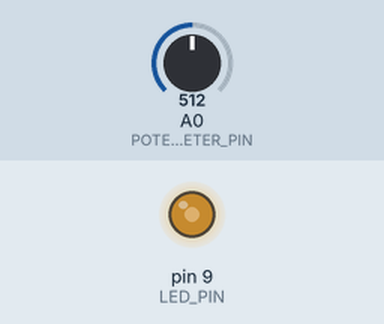
This sketch was run on a simulated Arduino Uno, built with avr-gcc and run on an emulated ATmega328P. On the bench: output pins drawn as LEDs (lit = HIGH). The inputs (shaded band) are chosen by the test bench; at power-on: A0 (POTENTIOMETER_PIN) = 512.

Above: at 1.2 s.
1.3 s: A0 (POTENTIOMETER_PIN) set to 716
At 2.3 s:
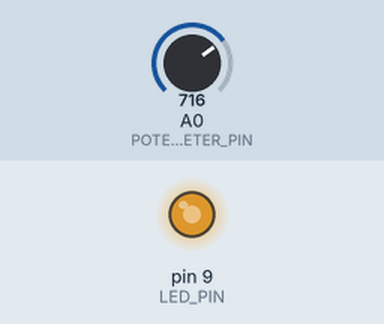
2.8 s: A0 (POTENTIOMETER_PIN) set to 900
At 3.4 s:
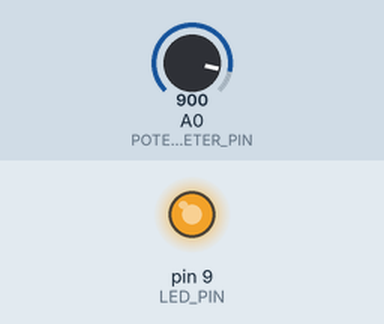
4.3 s: A0 (POTENTIOMETER_PIN) set to 122
At 4.6 s:
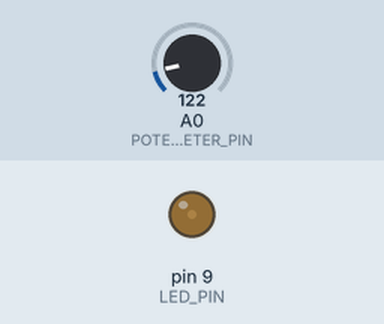
5.8 s: A0 (POTENTIOMETER_PIN) set to 0
At 6.9 s:
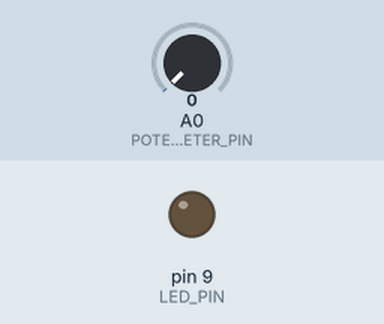
Timing chart, 0 to 8.8 s (numbered marks = the images above; inputs shaded):
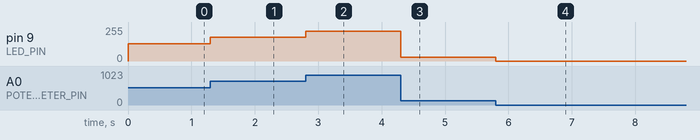

The sketch:

exercise2.ino
```cpp
#include <Arduino.h>

const int LED_PIN = 9;
const int POTENTIOMETER_PIN = 0;

void setup()
{
    pinMode(POTENTIOMETER_PIN, OUTPUT);
    pinMode(LED_PIN, OUTPUT);

    Serial.begin(9600);
}

void loop()
{
    int potentiometer = analogRead(POTENTIOMETER_PIN);
    float brightness = potentiometer / 4;

    analogWrite(LED_PIN, brightness);

    if (Serial.available() > 0)
    {
        String serial = Serial.readStringUntil('\n');
        serial.trim();

        if (serial == "Vled")
        {

            float LEDvoltage = (5 * brightness) / 255;
            Serial.print("LED voltage: ");
            Serial.print(LEDvoltage);
            Serial.println(" V");
        }
        else if (serial == "Vpot")
        {
            float potentiometerVoltage = 5 - potentiometer * (5.0 / 1023.0);
            Serial.print("potentiometer voltage: ");
            Serial.print(potentiometerVoltage);
            Serial.println(" V");
        }
    }
}
```

Measured:
- after the input at 1.3 s, pin 9 (LED_PIN): 128/255 → 179/255 at once
- after the input at 2.8 s, pin 9 (LED_PIN): 179/255 → 225/255 at once
- after the input at 4.3 s, pin 9 (LED_PIN): 225/255 → 30/255 at once
- after the input at 5.8 s, pin 9 (LED_PIN): 30/255 → 0/255 at once
